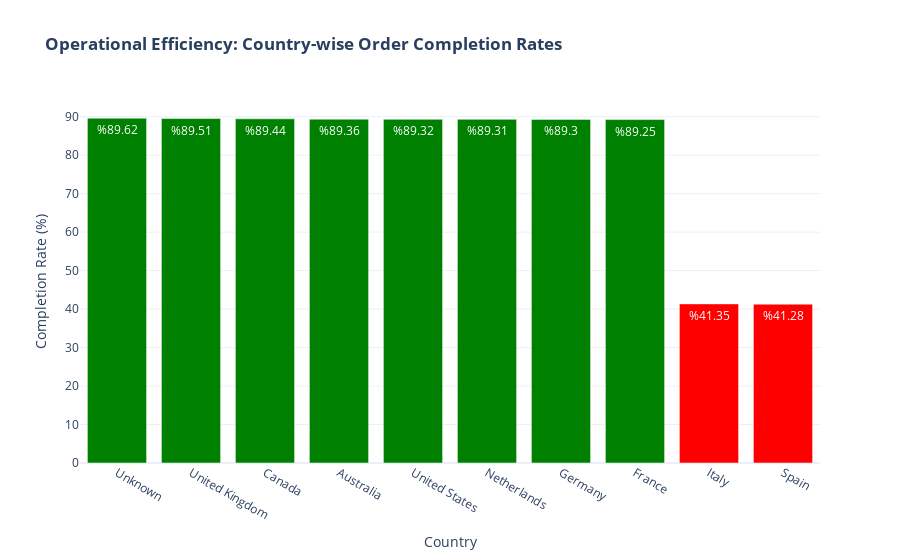

Notebook cell for this chart:
### Markdown cell above
Country-Based Operational Risk Analysis
Operational Crisis: Completion vs. Return Rates
Key Insights
1. Systemic Failure in Italy & Spain

While completed orders (green bars) dominate across all other regions, Italy and Spain display a critical structural anomaly.
In these two markets, returned orders (red bars) are nearly equal to completed orders, indicating a systemic operational breakdown rather than isolated incidents.

2. Benchmark Deviation

Global average return rates remain stable at approximately 10–11%, representing healthy e-commerce operations.

Italy and Spain significantly deviate from this benchmark, with return rates spiking to ~58%, more than 5× the global norm.

This magnitude of deviation confirms that the issue is process-driven, not customer-behavior-driven.

3. Completion Rate Disparity

High-performing regions such as Unknown, UK, and Canada operate with 89%+ order completion rates, reflecting mature logistics and fulfillment pipelines.
In contrast, Italy and Spain fall to ~41% completion, placing them in a severe efficiency crisis zone.

Business Decision Enabled: IMMEDIATE AUDIT

Logistics Review: End-to-end audit of delivery times, damage rates, and reverse logistics costs.

Carrier Performance: Re-evaluate local shipping partners and enforce performance-based SLAs.

Payment & Fraud Checks: Assess payment failures, chargebacks, and fraud-triggered returns.

Temporary Scale Control: Limit volume inflow until completion rates stabilize above global benchmarks.

Executive Takeaway

Return rates above 50% are not a market challenge—they are an operational emergency.
This analysis provides a clear mandate to pause growth, diagnose root causes, and restore execution discipline before further investment.

### Code cell
#Operational Funnel & Completion Crisis
def analyze_operational_funnel():
    query = """
    SELECT 
        clean_country, 
        total_orders, 
        completed, 
        returned, 
        completion_rate_pct 
    FROM reporting_order_funnel
    ORDER BY completion_rate_pct DESC
    """
    df_funnel = pd.read_sql(query, engine)
    
    fig = go.Figure()

    fig.add_trace(go.Bar(
        x=df_funnel['clean_country'], 
        y=df_funnel['completion_rate_pct'],
        text=df_funnel['completion_rate_pct'].apply(lambda x: f"%{x}"),
        textposition='auto',
        marker_color=['red' if x < 50 else 'green' for x in df_funnel['completion_rate_pct']],
        name="Completion Rate (%)"
    ))

    fig.update_layout(
        title="<b>Operational Efficiency: Country-wise Order Completion Rates</b>",
        xaxis_title="Country",
        yaxis_title="Completion Rate (%)",
        template="plotly_white"
    )
    
    return df_funnel, fig

df_funnel, funnel_fig = analyze_operational_funnel()
funnel_fig.show()

### Figure 1 — Plotly figure (JSON) as saved in the notebook; plotly's stock layout.template omitted (floating-point values rounded to 4 significant figures)
{"data": [{"marker": {"color": ["green", "green", "green", "green", "green", "green", "green", "green", "red", "red"]}, "name": "Completion Rate (%)", "text": ["%89.62", "%89.51", "%89.44", "%89.36", "%89.32", "%89.31", "%89.3", "%89.25", "%41.35", "%41.28"], "textposition": "auto", "type": "bar", "x": ["Unknown", "United Kingdom", "Canada", "Australia", "United States", "Netherlands", "Germany", "France", "Italy", "Spain"], "y": [89.62, 89.51, 89.44, 89.36, 89.32, 89.31, 89.3, 89.25, 41.35, 41.28]}], "layout": {"title": {"text": "<b>Operational Efficiency: Country-wise Order Completion Rates</b>"}, "xaxis": {"title": {"text": "Country"}}, "yaxis": {"title": {"text": "Completion Rate (%)"}}}}
